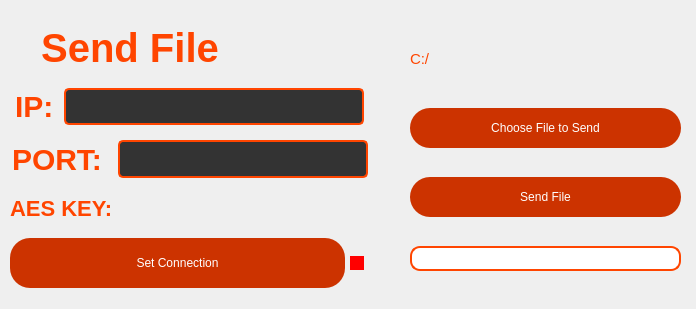
<?xml version="1.0" encoding="UTF-8"?>
<ui version="4.0">
 <class>MainWindow</class>
 <widget class="QMainWindow" name="MainWindow">
  <property name="geometry">
   <rect>
    <x>0</x>
    <y>0</y>
    <width>696</width>
    <height>309</height>
   </rect>
  </property>
  <property name="windowTitle">
   <string>Send File</string>
  </property>
  <widget class="QWidget" name="centralwidget">
   <widget class="QWidget" name="verticalLayoutWidget">
    <property name="geometry">
     <rect>
      <x>10</x>
      <y>12</y>
      <width>360</width>
      <height>291</height>
     </rect>
    </property>
    <layout class="QVBoxLayout" name="verticalLayout">
     <property name="spacing">
      <number>4</number>
     </property>
     <item>
      <widget class="QLabel" name="label">
       <property name="maximumSize">
        <size>
         <width>240</width>
         <height>50</height>
        </size>
       </property>
       <property name="styleSheet">
        <string notr="true">QLabel {
    font-family: Arial, sans-serif;
    font-size: 40px; /* Larger font size */
    font-weight: bold; /* Make the text bold */
    color: #FF4500; /* Red text color (example: DarkOrange) */
    background: transparent; /* No background */
    text-align: center; /* Center the text horizontally */
}
</string>
       </property>
       <property name="text">
        <string>Send File</string>
       </property>
       <property name="alignment">
        <set>Qt::AlignCenter</set>
       </property>
      </widget>
     </item>
     <item>
      <layout class="QHBoxLayout" name="horizontalLayout">
       <item>
        <widget class="QLabel" name="label_2">
         <property name="maximumSize">
          <size>
           <width>40</width>
           <height>30</height>
          </size>
         </property>
         <property name="styleSheet">
          <string notr="true">QLabel {
    font-family: Arial, sans-serif;
    font-size: 30px; /* Larger font size */
    font-weight: bold; /* Make the text bold */
    color: #FF4500; /* Red text color (example: DarkOrange) */
    background: transparent; /* No background */
    text-align: center; /* Center the text horizontally */
}
</string>
         </property>
         <property name="text">
          <string>IP:</string>
         </property>
        </widget>
       </item>
       <item>
        <widget class="QTextEdit" name="ip_text_edit">
         <property name="maximumSize">
          <size>
           <width>300</width>
           <height>37</height>
          </size>
         </property>
         <property name="font">
          <font>
           <pointsize>14</pointsize>
          </font>
         </property>
         <property name="styleSheet">
          <string notr="true">QTextEdit {
    background-color: #333; /* Dark gray background color for QTextEdit */
    color: #FFF; /* White text color */
    border: 2px solid #FF4500; /* Red border around the QTextEdit */
    border-radius: 5px; /* Rounded corners */
    padding: 5px; /* Padding for text content */
}

QTextEdit:hover {
    border: 2px solid #FF6600; /* Red border on hover */
}

QTextEdit:focus {
    border: 2px solid #FF3300; /* Red border when QTextEdit is in focus */
}
</string>
         </property>
         <property name="html">
          <string>&lt;!DOCTYPE HTML PUBLIC &quot;-//W3C//DTD HTML 4.0//EN&quot; &quot;http://www.w3.org/TR/REC-html40/strict.dtd&quot;&gt;
&lt;html&gt;&lt;head&gt;&lt;meta name=&quot;qrichtext&quot; content=&quot;1&quot; /&gt;&lt;meta charset=&quot;utf-8&quot; /&gt;&lt;style type=&quot;text/css&quot;&gt;
p, li { white-space: pre-wrap; }
hr { height: 1px; border-width: 0; }
li.unchecked::marker { content: &quot;\2610&quot;; }
li.checked::marker { content: &quot;\2612&quot;; }
&lt;/style&gt;&lt;/head&gt;&lt;body style=&quot; font-family:'.AppleSystemUIFont'; font-size:14pt; font-weight:400; font-style:normal;&quot;&gt;
&lt;p style=&quot;-qt-paragraph-type:empty; margin-top:0px; margin-bottom:0px; margin-left:0px; margin-right:0px; -qt-block-indent:0; text-indent:0px; font-size:10pt;&quot;&gt;&lt;br /&gt;&lt;/p&gt;&lt;/body&gt;&lt;/html&gt;</string>
         </property>
        </widget>
       </item>
      </layout>
     </item>
     <item>
      <layout class="QHBoxLayout" name="horizontalLayout_3">
       <item>
        <widget class="QLabel" name="label_4">
         <property name="maximumSize">
          <size>
           <width>100</width>
           <height>30</height>
          </size>
         </property>
         <property name="styleSheet">
          <string notr="true">QLabel {
    font-family: Arial, sans-serif;
    font-size: 30px; /* Larger font size */
    font-weight: bold; /* Make the text bold */
    color: #FF4500; /* Red text color (example: DarkOrange) */
    background: transparent; /* No background */
    text-align: center; /* Center the text horizontally */
}
</string>
         </property>
         <property name="text">
          <string>PORT:</string>
         </property>
        </widget>
       </item>
       <item>
        <widget class="QTextEdit" name="port_text_edit">
         <property name="maximumSize">
          <size>
           <width>250</width>
           <height>38</height>
          </size>
         </property>
         <property name="styleSheet">
          <string notr="true">QTextEdit {
    background-color: #333; /* Dark gray background color for QTextEdit */
    color: #FFF; /* White text color */
    border: 2px solid #FF4500; /* Red border around the QTextEdit */
    border-radius: 5px; /* Rounded corners */
    padding: 3px; /* Padding for text content */
}

QTextEdit:hover {
    border: 2px solid #FF6600; /* Red border on hover */
}

QTextEdit:focus {
    border: 2px solid #FF3300; /* Red border when QTextEdit is in focus */
}
</string>
         </property>
         <property name="html">
          <string>&lt;!DOCTYPE HTML PUBLIC &quot;-//W3C//DTD HTML 4.0//EN&quot; &quot;http://www.w3.org/TR/REC-html40/strict.dtd&quot;&gt;
&lt;html&gt;&lt;head&gt;&lt;meta name=&quot;qrichtext&quot; content=&quot;1&quot; /&gt;&lt;meta charset=&quot;utf-8&quot; /&gt;&lt;style type=&quot;text/css&quot;&gt;
p, li { white-space: pre-wrap; }
hr { height: 1px; border-width: 0; }
li.unchecked::marker { content: &quot;\2610&quot;; }
li.checked::marker { content: &quot;\2612&quot;; }
&lt;/style&gt;&lt;/head&gt;&lt;body style=&quot; font-family:'.AppleSystemUIFont'; font-size:13pt; font-weight:400; font-style:normal;&quot;&gt;
&lt;p style=&quot;-qt-paragraph-type:empty; margin-top:0px; margin-bottom:0px; margin-left:0px; margin-right:0px; -qt-block-indent:0; text-indent:0px;&quot;&gt;&lt;br /&gt;&lt;/p&gt;&lt;/body&gt;&lt;/html&gt;</string>
         </property>
        </widget>
       </item>
      </layout>
     </item>
     <item>
      <layout class="QHBoxLayout" name="horizontalLayout_5">
       <property name="spacing">
        <number>-1</number>
       </property>
       <item>
        <widget class="QLabel" name="label_5">
         <property name="maximumSize">
          <size>
           <width>110</width>
           <height>100</height>
          </size>
         </property>
         <property name="styleSheet">
          <string notr="true">QLabel {
    font-family: Arial, sans-serif;
    font-size: 22px; /* Larger font size */
    font-weight: bold; /* Make the text bold */
    color: #FF4500; /* Red text color (example: DarkOrange) */
    background: transparent; /* No background */
    text-align: center; /* Center the text horizontally */
}
</string>
         </property>
         <property name="text">
          <string>AES KEY:</string>
         </property>
        </widget>
       </item>
       <item>
        <widget class="QLabel" name="aes_label">
         <property name="maximumSize">
          <size>
           <width>250</width>
           <height>30</height>
          </size>
         </property>
         <property name="styleSheet">
          <string notr="true">QLabel {
    font-family: Arial, sans-serif;
    font-size: 14px; /* Larger font size */
    color: #ff8457; /* Red text color (example: DarkOrange) */
    background: transparent; /* No background */
    text-align: center; /* Center the text horizontally */
    selection: on; /* Allow text selection */
}</string>
         </property>
         <property name="text">
          <string/>
         </property>
         <property name="alignment">
          <set>Qt::AlignCenter</set>
         </property>
         <property name="wordWrap">
          <bool>true</bool>
         </property>
        </widget>
       </item>
      </layout>
     </item>
     <item>
      <layout class="QHBoxLayout" name="horizontalLayout_4">
       <property name="spacing">
        <number>5</number>
       </property>
       <item>
        <widget class="QPushButton" name="set_conn_button">
         <property name="maximumSize">
          <size>
           <width>420</width>
           <height>50</height>
          </size>
         </property>
         <property name="styleSheet">
          <string notr="true">QMainWindow QPushButton {
    background-color: #CC3300; /* Darker red background color */
    color: #FFF; /* White text color */
    border: none; /* Remove the button border */
    border-radius: 20px; /* Make the button round by increasing border-radius */
    padding: 10px; /* Adjust padding for button content */
}

QMainWindow QPushButton:hover {
    background-color: #FF4500; /* Lighter red background color on hover */
}

QMainWindow QPushButton:pressed {
    background-color: #AA2200; /* Even darker red background color when pressed */
}</string>
         </property>
         <property name="text">
          <string>Set Connection</string>
         </property>
        </widget>
       </item>
       <item>
        <widget class="QCheckBox" name="conn_status_box">
         <property name="maximumSize">
          <size>
           <width>20</width>
           <height>50</height>
          </size>
         </property>
         <property name="styleSheet">
          <string notr="true">

QCheckBox::indicator::unchecked {
    background-color:red ;
}

</string>
         </property>
         <property name="text">
          <string/>
         </property>
         <property name="checkable">
          <bool>false</bool>
         </property>
         <property name="checked">
          <bool>false</bool>
         </property>
        </widget>
       </item>
      </layout>
     </item>
    </layout>
   </widget>
   <widget class="QWidget" name="verticalLayoutWidget_2">
    <property name="geometry">
     <rect>
      <x>410</x>
      <y>10</y>
      <width>271</width>
      <height>291</height>
     </rect>
    </property>
    <layout class="QVBoxLayout" name="verticalLayout_2">
     <property name="spacing">
      <number>0</number>
     </property>
     <item>
      <widget class="QLabel" name="dir_label">
       <property name="maximumSize">
        <size>
         <width>400</width>
         <height>40</height>
        </size>
       </property>
       <property name="styleSheet">
        <string notr="true">QLabel {
    font-family: Arial, sans-serif;
    font-size: 15px; /* Larger font size */
    color: #FF4500; /* Red text color (example: DarkOrange) */
    background: transparent; /* No background */
    text-align: center; /* Center the text horizontally */
}
</string>
       </property>
       <property name="text">
        <string>C:/</string>
       </property>
       <property name="alignment">
        <set>Qt::AlignLeading|Qt::AlignLeft|Qt::AlignVCenter</set>
       </property>
       <property name="wordWrap">
        <bool>true</bool>
       </property>
      </widget>
     </item>
     <item>
      <widget class="QPushButton" name="choose_dir_button">
       <property name="maximumSize">
        <size>
         <width>400</width>
         <height>40</height>
        </size>
       </property>
       <property name="styleSheet">
        <string notr="true">QMainWindow QPushButton {
    background-color: #CC3300; /* Darker red background color */
    color: #FFF; /* White text color */
    border: none; /* Remove the button border */
    border-radius: 20px; /* Make the button round by increasing border-radius */
    padding: 10px; /* Adjust padding for button content */
}

QMainWindow QPushButton:hover {
    background-color: #FF4500; /* Lighter red background color on hover */
}

QMainWindow QPushButton:pressed {
    background-color: #AA2200; /* Even darker red background color when pressed */
}</string>
       </property>
       <property name="text">
        <string>Choose File to Send</string>
       </property>
      </widget>
     </item>
     <item>
      <widget class="QPushButton" name="send_file_button">
       <property name="maximumSize">
        <size>
         <width>400</width>
         <height>40</height>
        </size>
       </property>
       <property name="styleSheet">
        <string notr="true">QMainWindow QPushButton {
    background-color: #CC3300; /* Darker red background color */
    color: #FFF; /* White text color */
    border: none; /* Remove the button border */
    border-radius: 20px; /* Make the button round by increasing border-radius */
    padding: 10px; /* Adjust padding for button content */
}

QMainWindow QPushButton:hover {
    background-color: #FF4500; /* Lighter red background color on hover */
}

QMainWindow QPushButton:pressed {
    background-color: #AA2200; /* Even darker red background color when pressed */
}</string>
       </property>
       <property name="text">
        <string>Send File</string>
       </property>
      </widget>
     </item>
     <item>
      <widget class="QProgressBar" name="sending_progress_bar">
       <property name="maximumSize">
        <size>
         <width>400</width>
         <height>25</height>
        </size>
       </property>
       <property name="styleSheet">
        <string notr="true">QProgressBar {
    border: 2px solid #FF4500; /* Add a red border */
    border-radius: 10px; /* Make the progress bar rounded */
    text-align: center; /* Center the text inside the progress bar */
    font-size: 14px; /* Set the font size */
    color: #FFF; /* Set the text color to white */
}

QProgressBar::chunk {
    background-color: #FF4500; /* Set the progress bar chunk color to red */
}</string>
       </property>
       <property name="value">
        <number>0</number>
       </property>
      </widget>
     </item>
    </layout>
   </widget>
  </widget>
 </widget>
 <resources/>
 <connections/>
</ui>
